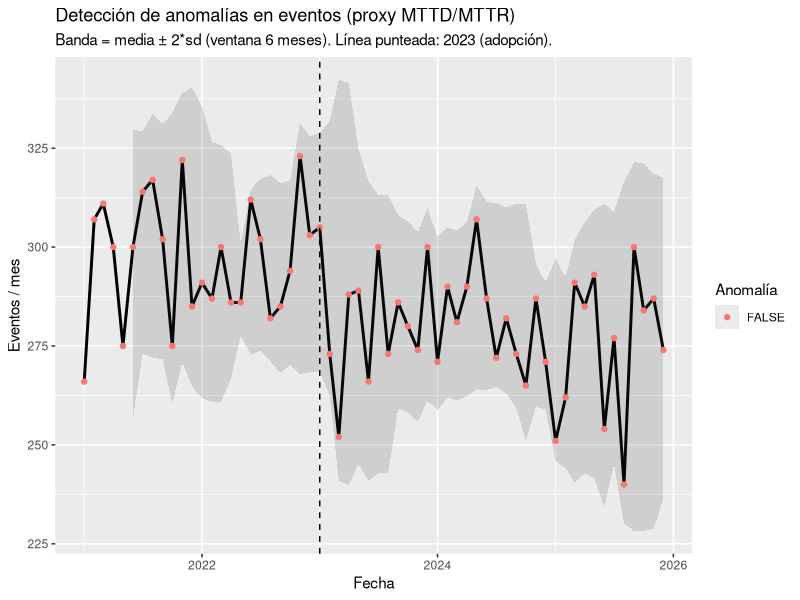

Reproduce this figure in R.

# 04_anomaly_detection.R
# Telemetry anomaly detection as proxy for improvements in MTTD/MTTR after 2023
# Output: outputs/figures/04_anomalies.png

library(readr); library(dplyr); library(ggplot2); library(zoo)

tel <- read_csv("ai_defense_metrics.csv")
tel$date <- as.Date(tel$date)

# Simple rolling mean / sd anomaly flag on events
tel <- tel %>%
  arrange(date) %>%
  mutate(roll_mean = zoo::rollmean(events, k = 6, fill = NA, align = "right"),
         roll_sd   = zoo::rollapply(events, width = 6, FUN = sd, fill = NA, align = "right"),
         upper = roll_mean + 2*roll_sd,
         lower = pmax(0, roll_mean - 2*roll_sd),
         anomaly = ifelse(!is.na(roll_mean) & (events > upper | events < lower), 1, 0))

p <- ggplot(tel, aes(x = date, y = events)) +
  geom_line(size = 1.0) +
  geom_ribbon(aes(ymin = lower, ymax = upper), alpha = 0.15) +
  geom_point(aes(color = anomaly == 1)) +
  geom_vline(xintercept = as.Date("2023-01-01"), linetype = "dashed") +
  labs(title = "Detección de anomalías en eventos (proxy MTTD/MTTR)",
       subtitle = "Banda = media ± 2*sd (ventana 6 meses). Línea punteada: 2023 (adopción).",
       x = "Fecha", y = "Eventos / mes", color = "Anomalía")

dir.create("outputs/figures", recursive = TRUE, showWarnings = FALSE)
ggsave("outputs/figures/04_anomalies.png", plot = p, width = 7.5, height = 4.5, dpi = 150)

# Compare average MTTD/MTTR before vs after 2023
b4 <- tel %>% filter(date < as.Date("2023-01-01")) %>% summarize(MTTD=mean(MTTD_hours), MTTR=mean(MTTR_hours))
af <- tel %>% filter(date >= as.Date("2023-01-01")) %>% summarize(MTTD=mean(MTTD_hours), MTTR=mean(MTTR_hours))
print(b4); print(af)
cat(sprintf("ΔMTTD: %.2f h | ΔMTTR: %.2f h\n", b4$MTTD - af$MTTD, b4$MTTR - af$MTTR))
